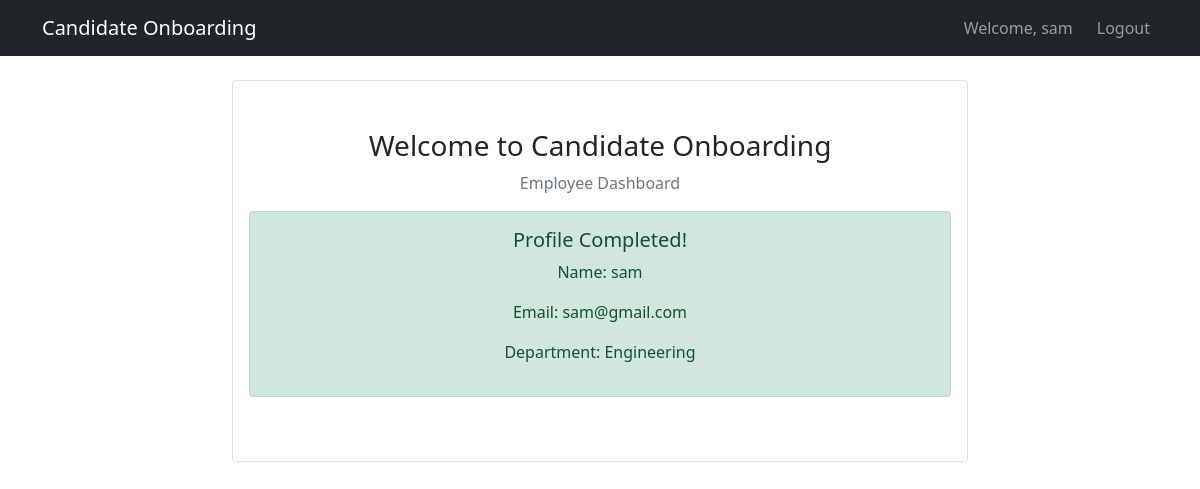
The page /dashboard (signed in) on the database its author committed.
### app.py (models this page shows)
class User(db.Model, UserMixin):
    id = db.Column(db.Integer, primary_key=True)
    username = db.Column(db.String(150), unique=True, nullable=False)
    password = db.Column(db.String(200), nullable=False)
    is_admin = db.Column(db.Boolean, default=False)
    is_active = db.Column(db.Boolean, default=True)

class Employee(db.Model):
    id = db.Column(db.Integer, primary_key=True)
    user_id = db.Column(db.Integer, db.ForeignKey("user.id"), nullable=False)
    name = db.Column(db.String(150))
    email = db.Column(db.String(150), unique=True)
    department = db.Column(db.String(100))
    is_submitted = db.Column(db.Boolean, default=False)

### app.py (the view)
@app.route("/dashboard")
@login_required
def dashboard():
    if current_user.is_admin:
        return redirect(url_for("admin_dashboard"))
    employee = Employee.query.filter_by(user_id=current_user.id).first()
    if not employee:
        flash("Employee record not found.", "error")
        return redirect(url_for("logout"))
    docs = Document.query.filter_by(employee_id=employee.id).all()
    return render_template("dashboard.html", employee=employee, docs=docs)

### app.py (called while the page is built)
@login_manager.user_loader
def load_user(user_id):
    return User.query.get(int(user_id))

### templates/dashboard.html (shortened to what this page needs)
<!DOCTYPE html>
<html lang="en">
<head>
    <link href="https://cdn.jsdelivr.net/npm/bootstrap@5.1.3/dist/css/bootstrap.min.css" rel="stylesheet">
</head>
<body>
    <nav class="navbar navbar-expand-lg navbar-dark bg-dark">
        <div class="container">
            <a class="navbar-brand" href="{{ url_for('dashboard') }}">Candidate Onboarding</a>
            <div class="navbar-nav ms-auto">
                <span class="navbar-text me-3">Welcome, {{ current_user.username }}</span>
                <a class="nav-link" href="{{ url_for('logout') }}">Logout</a>
            </div>
        </div>
    </nav>
    <div class="container mt-4">
        <div class="row">
            <div class="col-md-8 mx-auto">
                <div class="card">
                    <div class="card-body text-center py-5">
                        <h3>Welcome to Candidate Onboarding</h3>
                        <p class="text-muted">Employee Dashboard</p>
                        {% if employee and employee.is_submitted %}
                            <div class="alert alert-success">
                                <h5>Profile Completed!</h5>
                                <p>Name: {{ employee.name }}</p>
                                <p>Email: {{ employee.email }}</p>
                                <p>Department: {{ employee.department }}</p>
                            </div>
                        {% else %}
                            <p>Please complete your profile setup to proceed.</p>
                            <a href="{{ url_for('profile_setup') }}" class="btn btn-primary btn-lg">
                                Complete Profile Setup
                            </a>
                        {% endif %}
                    </div>
                </div>
            </div>
        </div>
    </div>
</body>
</html>

### rows shown on the page
User: username "sam"
Employee: name "sam", email "sam@gmail.com", department "Engineering"
